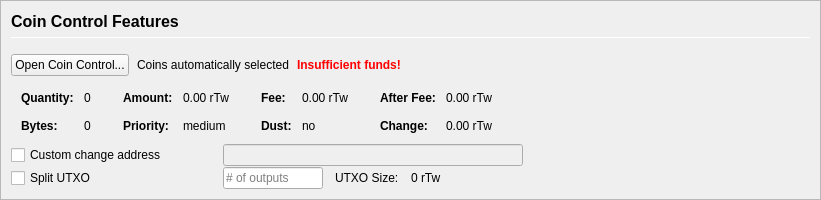
         <widget class="QFrame" name="frameCoinControl">
          <property name="sizePolicy">
           <sizepolicy hsizetype="Expanding" vsizetype="Expanding">
            <horstretch>0</horstretch>
            <verstretch>0</verstretch>
           </sizepolicy>
          </property>
          <property name="maximumSize">
           <size>
            <width>16777215</width>
            <height>16777215</height>
           </size>
          </property>
          <property name="frameShape">
           <enum>QFrame::StyledPanel</enum>
          </property>
          <property name="frameShadow">
           <enum>QFrame::Sunken</enum>
          </property>
          <layout class="QVBoxLayout" name="verticalLayoutCoinControl2">
           <property name="spacing">
            <number>0</number>
           </property>
           <property name="leftMargin">
            <number>0</number>
           </property>
           <property name="topMargin">
            <number>0</number>
           </property>
           <property name="rightMargin">
            <number>0</number>
           </property>
           <property name="bottomMargin">
            <number>0</number>
           </property>
           <item>
            <widget class="QFrame" name="frameCoinControl_BG">
             <layout class="QVBoxLayout" name="verticalLayoutCoinControl" stretch="0,0,0,0,0,0">
              <property name="spacing">
               <number>1</number>
              </property>
              <property name="leftMargin">
               <number>10</number>
              </property>
              <property name="topMargin">
               <number>10</number>
              </property>
              <item>
               <layout class="QHBoxLayout" name="horizontalLayoutCoinControl1">
                <property name="bottomMargin">
                 <number>15</number>
                </property>
                <item>
                 <layout class="QVBoxLayout" name="verticalLayout_3">
                  <property name="spacing">
                   <number>6</number>
                  </property>
                  <item>
                   <widget class="QLabel" name="labelCoinControlFeatures">
                    <property name="sizePolicy">
                     <sizepolicy hsizetype="Preferred" vsizetype="Maximum">
                      <horstretch>0</horstretch>
                      <verstretch>0</verstretch>
                     </sizepolicy>
                    </property>
                    <property name="minimumSize">
                     <size>
                      <width>0</width>
                      <height>20</height>
                     </size>
                    </property>
                    <property name="font">
                     <font>
                      <pointsize>12</pointsize>
                      <weight>75</weight>
                      <bold>true</bold>
                     </font>
                    </property>
                    <property name="styleSheet">
                     <string notr="true">font-weight:bold;</string>
                    </property>
                    <property name="text">
                     <string>Coin Control Features</string>
                    </property>
                   </widget>
                  </item>
                  <item>
                   <widget class="Line" name="line">
                    <property name="minimumSize">
                     <size>
                      <width>0</width>
                      <height>1</height>
                     </size>
                    </property>
                    <property name="maximumSize">
                     <size>
                      <width>16777215</width>
                      <height>1</height>
                     </size>
                    </property>
                    <property name="orientation">
                     <enum>Qt::Horizontal</enum>
                    </property>
                   </widget>
                  </item>
                 </layout>
                </item>
               </layout>
              </item>
              <item>
               <layout class="QHBoxLayout" name="horizontalLayoutCoinControl2" stretch="0,0,0,0">
                <property name="spacing">
                 <number>8</number>
                </property>
                <property name="bottomMargin">
                 <number>10</number>
                </property>
                <item>
                 <widget class="QPushButton" name="pushButtonCoinControl">
                  <property name="styleSheet">
                   <string notr="true"/>
                  </property>
                  <property name="text">
                   <string>Open Coin Control...</string>
                  </property>
                  <property name="autoDefault">
                   <bool>false</bool>
                  </property>
                 </widget>
                </item>
                <item>
                 <widget class="QLabel" name="labelCoinControlAutomaticallySelected">
                  <property name="text">
                   <string>Coins automatically selected</string>
                  </property>
                  <property name="margin">
                   <number>5</number>
                  </property>
                 </widget>
                </item>
                <item>
                 <widget class="QLabel" name="labelCoinControlInsuffFunds">
                  <property name="font">
                   <font>
                    <weight>75</weight>
                    <bold>true</bold>
                   </font>
                  </property>
                  <property name="styleSheet">
                   <string notr="true">color:red;font-weight:bold;</string>
                  </property>
                  <property name="text">
                   <string>Insufficient funds!</string>
                  </property>
                  <property name="margin">
                   <number>5</number>
                  </property>
                 </widget>
                </item>
                <item>
                 <spacer name="horizontalSpacerCoinControl">
                  <property name="orientation">
                   <enum>Qt::Horizontal</enum>
                  </property>
                  <property name="sizeHint" stdset="0">
                   <size>
                    <width>40</width>
                    <height>1</height>
                   </size>
                  </property>
                 </spacer>
                </item>
               </layout>
              </item>
              <item>
               <widget class="QWidget" name="widgetCoinControl" native="true">
                <property name="sizePolicy">
                 <sizepolicy hsizetype="Preferred" vsizetype="Preferred">
                  <horstretch>0</horstretch>
                  <verstretch>0</verstretch>
                 </sizepolicy>
                </property>
                <property name="minimumSize">
                 <size>
                  <width>0</width>
                  <height>0</height>
                 </size>
                </property>
                <property name="styleSheet">
                 <string notr="true"/>
                </property>
                <layout class="QHBoxLayout" name="horizontalLayoutCoinControl5">
                 <property name="leftMargin">
                  <number>0</number>
                 </property>
                 <property name="topMargin">
                  <number>0</number>
                 </property>
                 <property name="rightMargin">
                  <number>0</number>
                 </property>
                 <property name="bottomMargin">
                  <number>0</number>
                 </property>
                 <item>
                  <layout class="QHBoxLayout" name="horizontalLayoutCoinControl3" stretch="0,0,0,1">
                   <property name="spacing">
                    <number>20</number>
                   </property>
                   <property name="topMargin">
                    <number>0</number>
                   </property>
                   <property name="bottomMargin">
                    <number>10</number>
                   </property>
                   <item>
                    <layout class="QFormLayout" name="formLayoutCoinControl1">
                     <property name="horizontalSpacing">
                      <number>10</number>
                     </property>
                     <property name="verticalSpacing">
                      <number>14</number>
                     </property>
                     <property name="leftMargin">
                      <number>10</number>
                     </property>
                     <property name="topMargin">
                      <number>4</number>
                     </property>
                     <property name="rightMargin">
                      <number>6</number>
                     </property>
                     <item row="0" column="0">
                      <widget class="QLabel" name="labelCoinControlQuantityText">
                       <property name="font">
                        <font>
                         <weight>75</weight>
                         <bold>true</bold>
                        </font>
                       </property>
                       <property name="text">
                        <string>Quantity:</string>
                       </property>
                       <property name="margin">
                        <number>0</number>
                       </property>
                      </widget>
                     </item>
                     <item row="0" column="1">
                      <widget class="QLabel" name="labelCoinControlQuantity">
                       <property name="cursor">
                        <cursorShape>IBeamCursor</cursorShape>
                       </property>
                       <property name="contextMenuPolicy">
                        <enum>Qt::ActionsContextMenu</enum>
                       </property>
                       <property name="text">
                        <string notr="true">0</string>
                       </property>
                       <property name="margin">
                        <number>0</number>
                       </property>
                       <property name="textInteractionFlags">
                        <set>Qt::LinksAccessibleByMouse|Qt::TextSelectableByKeyboard|Qt::TextSelectableByMouse</set>
                       </property>
                      </widget>
                     </item>
                     <item row="1" column="0">
                      <widget class="QLabel" name="labelCoinControlBytesText">
                       <property name="font">
                        <font>
                         <weight>75</weight>
                         <bold>true</bold>
                        </font>
                       </property>
                       <property name="text">
                        <string>Bytes:</string>
                       </property>
                      </widget>
                     </item>
                     <item row="1" column="1">
                      <widget class="QLabel" name="labelCoinControlBytes">
                       <property name="cursor">
                        <cursorShape>IBeamCursor</cursorShape>
                       </property>
                       <property name="contextMenuPolicy">
                        <enum>Qt::ActionsContextMenu</enum>
                       </property>
                       <property name="text">
                        <string notr="true">0</string>
                       </property>
                       <property name="textInteractionFlags">
                        <set>Qt::LinksAccessibleByMouse|Qt::TextSelectableByKeyboard|Qt::TextSelectableByMouse</set>
                       </property>
                      </widget>
                     </item>
                    </layout>
                   </item>
                   <item>
                    <layout class="QFormLayout" name="formLayoutCoinControl2">
                     <property name="horizontalSpacing">
                      <number>10</number>
                     </property>
                     <property name="verticalSpacing">
                      <number>14</number>
                     </property>
                     <property name="leftMargin">
                      <number>6</number>
                     </property>
                     <property name="topMargin">
                      <number>4</number>
                     </property>
                     <property name="rightMargin">
                      <number>6</number>
                     </property>
                     <item row="0" column="0">
                      <widget class="QLabel" name="labelCoinControlAmountText">
                       <property name="font">
                        <font>
                         <weight>75</weight>
                         <bold>true</bold>
                        </font>
                       </property>
                       <property name="text">
                        <string>Amount:</string>
                       </property>
                       <property name="margin">
                        <number>0</number>
                       </property>
                      </widget>
                     </item>
                     <item row="0" column="1">
                      <widget class="QLabel" name="labelCoinControlAmount">
                       <property name="cursor">
                        <cursorShape>IBeamCursor</cursorShape>
                       </property>
                       <property name="contextMenuPolicy">
                        <enum>Qt::ActionsContextMenu</enum>
                       </property>
                       <property name="text">
                        <string notr="true">0.00 rTw</string>
                       </property>
                       <property name="textInteractionFlags">
                        <set>Qt::LinksAccessibleByMouse|Qt::TextSelectableByKeyboard|Qt::TextSelectableByMouse</set>
                       </property>
                      </widget>
                     </item>
                     <item row="1" column="0">
                      <widget class="QLabel" name="labelCoinControlPriorityText">
                       <property name="font">
                        <font>
                         <weight>75</weight>
                         <bold>true</bold>
                        </font>
                       </property>
                       <property name="text">
                        <string>Priority:</string>
                       </property>
                      </widget>
                     </item>
                     <item row="1" column="1">
                      <widget class="QLabel" name="labelCoinControlPriority">
                       <property name="cursor">
                        <cursorShape>IBeamCursor</cursorShape>
                       </property>
                       <property name="contextMenuPolicy">
                        <enum>Qt::ActionsContextMenu</enum>
                       </property>
                       <property name="text">
                        <string>medium</string>
                       </property>
                       <property name="textInteractionFlags">
                        <set>Qt::LinksAccessibleByMouse|Qt::TextSelectableByKeyboard|Qt::TextSelectableByMouse</set>
                       </property>
                      </widget>
                     </item>
                    </layout>
                   </item>
                   <item>
                    <layout class="QFormLayout" name="formLayoutCoinControl3">
                     <property name="horizontalSpacing">
                      <number>10</number>
                     </property>
                     <property name="verticalSpacing">
                      <number>14</number>
                     </property>
                     <property name="leftMargin">
                      <number>6</number>
                     </property>
                     <property name="topMargin">
                      <number>4</number>
                     </property>
                     <property name="rightMargin">
                      <number>6</number>
                     </property>
                     <item row="0" column="0">
                      <widget class="QLabel" name="labelCoinControlFeeText">
                       <property name="font">
                        <font>
                         <weight>75</weight>
                         <bold>true</bold>
                        </font>
                       </property>
                       <property name="text">
                        <string>Fee:</string>
                       </property>
                       <property name="margin">
                        <number>0</number>
                       </property>
                      </widget>
                     </item>
                     <item row="0" column="1">
                      <widget class="QLabel" name="labelCoinControlFee">
                       <property name="cursor">
                        <cursorShape>IBeamCursor</cursorShape>
                       </property>
                       <property name="contextMenuPolicy">
                        <enum>Qt::ActionsContextMenu</enum>
                       </property>
                       <property name="text">
                        <string notr="true">0.00 rTw</string>
                       </property>
                       <property name="textInteractionFlags">
                        <set>Qt::LinksAccessibleByMouse|Qt::TextSelectableByKeyboard|Qt::TextSelectableByMouse</set>
                       </property>
                      </widget>
                     </item>
                     <item row="1" column="0">
                      <widget class="QLabel" name="labelCoinControlLowOutputText">
                       <property name="font">
                        <font>
                         <weight>75</weight>
                         <bold>true</bold>
                        </font>
                       </property>
                       <property name="text">
                        <string>Dust:</string>
                       </property>
                      </widget>
                     </item>
                     <item row="1" column="1">
                      <widget class="QLabel" name="labelCoinControlLowOutput">
                       <property name="cursor">
                        <cursorShape>IBeamCursor</cursorShape>
                       </property>
                       <property name="contextMenuPolicy">
                        <enum>Qt::ActionsContextMenu</enum>
                       </property>
                       <property name="text">
                        <string>no</string>
                       </property>
                       <property name="textInteractionFlags">
                        <set>Qt::LinksAccessibleByMouse|Qt::TextSelectableByKeyboard|Qt::TextSelectableByMouse</set>
                       </property>
                      </widget>
                     </item>
                    </layout>
                   </item>
                   <item>
                    <layout class="QFormLayout" name="formLayoutCoinControl4">
                     <property name="horizontalSpacing">
                      <number>10</number>
                     </property>
                     <property name="verticalSpacing">
                      <number>14</number>
                     </property>
                     <property name="leftMargin">
                      <number>6</number>
                     </property>
                     <property name="topMargin">
                      <number>4</number>
                     </property>
                     <property name="rightMargin">
                      <number>6</number>
                     </property>
                     <item row="0" column="0">
                      <widget class="QLabel" name="labelCoinControlAfterFeeText">
                       <property name="font">
                        <font>
                         <weight>75</weight>
                         <bold>true</bold>
                        </font>
                       </property>
                       <property name="text">
                        <string>After Fee:</string>
                       </property>
                       <property name="margin">
                        <number>0</number>
                       </property>
                      </widget>
                     </item>
                     <item row="0" column="1">
                      <widget class="QLabel" name="labelCoinControlAfterFee">
                       <property name="cursor">
                        <cursorShape>IBeamCursor</cursorShape>
                       </property>
                       <property name="contextMenuPolicy">
                        <enum>Qt::ActionsContextMenu</enum>
                       </property>
                       <property name="text">
                        <string notr="true">0.00 rTw</string>
                       </property>
                       <property name="textInteractionFlags">
                        <set>Qt::LinksAccessibleByMouse|Qt::TextSelectableByKeyboard|Qt::TextSelectableByMouse</set>
                       </property>
                      </widget>
                     </item>
                     <item row="1" column="0">
                      <widget class="QLabel" name="labelCoinControlChangeText">
                       <property name="font">
                        <font>
                         <weight>75</weight>
                         <bold>true</bold>
                        </font>
                       </property>
                       <property name="text">
                        <string>Change:</string>
                       </property>
                      </widget>
                     </item>
                     <item row="1" column="1">
                      <widget class="QLabel" name="labelCoinControlChange">
                       <property name="cursor">
                        <cursorShape>IBeamCursor</cursorShape>
                       </property>
                       <property name="contextMenuPolicy">
                        <enum>Qt::ActionsContextMenu</enum>
                       </property>
                       <property name="text">
                        <string notr="true">0.00 rTw</string>
                       </property>
                       <property name="textInteractionFlags">
                        <set>Qt::LinksAccessibleByMouse|Qt::TextSelectableByKeyboard|Qt::TextSelectableByMouse</set>
                       </property>
                      </widget>
                     </item>
                    </layout>
                   </item>
                  </layout>
                 </item>
                </layout>
               </widget>
              </item>
              <item>
               <layout class="QHBoxLayout" name="horizontalLayoutCoinControl4">
                <property name="spacing">
                 <number>12</number>
                </property>
                <property name="sizeConstraint">
                 <enum>QLayout::SetDefaultConstraint</enum>
                </property>
                <property name="topMargin">
                 <number>0</number>
                </property>
                <property name="rightMargin">
                 <number>0</number>
                </property>
                <item>
                 <widget class="QCheckBox" name="checkBoxCoinControlChange">
                  <property name="sizePolicy">
                   <sizepolicy hsizetype="Preferred" vsizetype="Preferred">
                    <horstretch>0</horstretch>
                    <verstretch>0</verstretch>
                   </sizepolicy>
                  </property>
                  <property name="minimumSize">
                   <size>
                    <width>200</width>
                    <height>0</height>
                   </size>
                  </property>
                  <property name="maximumSize">
                   <size>
                    <width>200</width>
                    <height>16777215</height>
                   </size>
                  </property>
                  <property name="toolTip">
                   <string>If this is activated, but the change address is empty or invalid, change will be sent to a newly generated address.</string>
                  </property>
                  <property name="text">
                   <string>Custom change address</string>
                  </property>
                 </widget>
                </item>
                <item>
                 <widget class="QValidatedLineEdit" name="lineEditCoinControlChange">
                  <property name="enabled">
                   <bool>false</bool>
                  </property>
                  <property name="sizePolicy">
                   <sizepolicy hsizetype="Preferred" vsizetype="Preferred">
                    <horstretch>0</horstretch>
                    <verstretch>0</verstretch>
                   </sizepolicy>
                  </property>
                  <property name="minimumSize">
                   <size>
                    <width>300</width>
                    <height>0</height>
                   </size>
                  </property>
                 </widget>
                </item>
                <item>
                 <widget class="QLabel" name="labelCoinControlChangeLabel">
                  <property name="sizePolicy">
                   <sizepolicy hsizetype="Preferred" vsizetype="Preferred">
                    <horstretch>0</horstretch>
                    <verstretch>0</verstretch>
                   </sizepolicy>
                  </property>
                  <property name="minimumSize">
                   <size>
                    <width>100</width>
                    <height>0</height>
                   </size>
                  </property>
                  <property name="text">
                   <string/>
                  </property>
                  <property name="margin">
                   <number>3</number>
                  </property>
                 </widget>
                </item>
               </layout>
              </item>
              <item>
               <layout class="QHBoxLayout" name="horizontalLayoutCoinControl6">
                <property name="spacing">
                 <number>12</number>
                </property>
                <property name="rightMargin">
                 <number>0</number>
                </property>
                <item>
                 <widget class="QCheckBox" name="splitBlockCheckBox">
                  <property name="sizePolicy">
                   <sizepolicy hsizetype="Preferred" vsizetype="Preferred">
                    <horstretch>0</horstretch>
                    <verstretch>0</verstretch>
                   </sizepolicy>
                  </property>
                  <property name="minimumSize">
                   <size>
                    <width>200</width>
                    <height>0</height>
                   </size>
                  </property>
                  <property name="maximumSize">
                   <size>
                    <width>200</width>
                    <height>16777215</height>
                   </size>
                  </property>
                  <property name="text">
                   <string>Split UTXO</string>
                  </property>
                 </widget>
                </item>
                <item>
                 <widget class="QLineEdit" name="splitBlockLineEdit">
                  <property name="sizePolicy">
                   <sizepolicy hsizetype="Preferred" vsizetype="Preferred">
                    <horstretch>50</horstretch>
                    <verstretch>0</verstretch>
                   </sizepolicy>
                  </property>
                  <property name="minimumSize">
                   <size>
                    <width>100</width>
                    <height>0</height>
                   </size>
                  </property>
                  <property name="maximumSize">
                   <size>
                    <width>100</width>
                    <height>16777215</height>
                   </size>
                  </property>
                  <property name="placeholderText">
                   <string># of outputs</string>
                  </property>
                 </widget>
                </item>
                <item>
                 <widget class="QLabel" name="labelBlockSizeText">
                  <property name="text">
                   <string>UTXO Size:</string>
                  </property>
                 </widget>
                </item>
                <item>
                 <widget class="QLabel" name="labelBlockSize">
                  <property name="text">
                   <string>0 rTw</string>
                  </property>
                 </widget>
                </item>
                <item>
                 <spacer name="horizontalSpacer_7">
                  <property name="orientation">
                   <enum>Qt::Horizontal</enum>
                  </property>
                  <property name="sizeHint" stdset="0">
                   <size>
                    <width>40</width>
                    <height>20</height>
                   </size>
                  </property>
                 </spacer>
                </item>
               </layout>
              </item>
              <item>
               <spacer name="verticalSpacerCoinControl">
                <property name="orientation">
                 <enum>Qt::Vertical</enum>
                </property>
                <property name="sizeHint" stdset="0">
                 <size>
                  <width>800</width>
                  <height>1</height>
                 </size>
                </property>
               </spacer>
              </item>
             </layout>
            </widget>
           </item>
          </layout>
         </widget>
